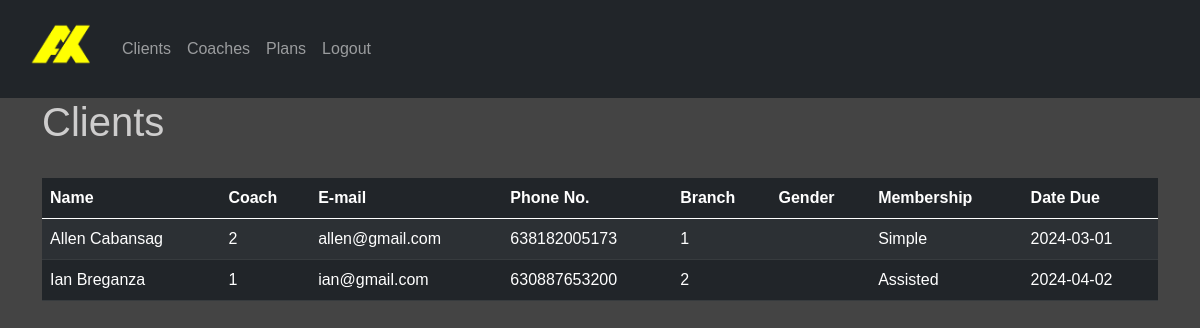
The app's page /admin/client.php (signed in) with its own data.
### tables this page shows
Create Table `customer` (
	Customer_ID int(11) NOT NULL PRIMARY KEY auto_increment,
    Coach_ID int(11),
    Branch_ID int(11) NOT NULL,
    Customer_name varchar(100) NOT NULL,
    Customer_email varchar(100) NOT NULL,
    Customer_no varchar(100) NOT NULL,
	Customer_gender varchar(20) NOT NULL,
    Customer_plan varchar(100) NOT NULL,
	Date_due DATE NOT NULL,
    password varchar(100) NOT NULL
);

### admin/client.php (the view, shortened to what this page needs)
<?php
include('partials/menu.php');
 ?>
<div class="container">
    <h1 class="white-text">Clients</h1>
    <br>
    <table class="table table-striped table-dark">
    <thead>
        <tr>
        <th scope="col">Name</th>
        <th scope="col">Coach</th>
        <th scope="col">E-mail</th>
        <th scope="col">Phone No.</th>
        <th scope="col">Branch</th>
        <th scope="col">Gender</th>
        <th scope="col">Membership</th>
        <th scope="col">Date Due</th>
        </tr>
    </thead>
    <tbody>
        <?php
            $sql = "SELECT * FROM customer";
            $res = mysqli_query($conn, $sql);
            if($res==TRUE)
            {
                $count = mysqli_num_rows($res);
                if($count>0)
                {
                    while($rows=mysqli_fetch_assoc($res))
                    {
                        $coach=$rows['Coach_ID'];
                        $name=$rows['Customer_name'];
                        $branch=$rows['Branch_ID'];
                        $email=$rows['Customer_email'];
                        $number=$rows['Customer_no'];
                        $gender=$rows['Customer_gender'];
                        $plan=$rows['Customer_plan'];
                        $due=$rows['Date_due'];
                        ?>
                        <tr>
                            <td><?php echo $name; ?></td>
                            <td><?php echo $coach?></td>
                            <td><?php echo $email; ?></td>
                            <td><?php echo $number; ?></td>
                            <td><?php echo $branch; ?></td>
                            <td><?php echo $gender; ?></td>
                            <td><?php echo $plan; ?></td>
                            <td><?php echo $due; ?></td>
                        </tr>
                        <?php
                    }
                }
                else
                {
                }
            }
        ?>
    </tbody>
    </table>
</div>
<?php
include('partials/footer.php');
 ?>

### admin/partials/menu.php (shortened to what this page needs)
<!DOCTYPE html>
<html lang="en">
<head>
    <link rel="stylesheet" href="../css/bootstrap.min.css" />
    <link rel="stylesheet" href="../css/admin.css" />
</head>
<body>
<nav class="navbar navbar-expand-lg navbar-dark bg-dark p-3">
  <div class="container-fluid">
      <a class="navbar-brand navigating" href="home.php"><img src="../img/AX_yellow.png" width="70px" height="auto"></a>
      <div class="collapse navbar-collapse justify-content-left" id="navbarNav">
      <ul class="navbar-nav">
          <li class="nav-item ">
          <a class="nav-link" aria-current="page" href="client.php">Clients</a>
          </li>
          <li class="nav-item ">
          <a class="nav-link " aria-current="page" href="coach.php">Coaches</a>
          </li>
          <li class="nav-item ">
          <a class="nav-link " aria-current="page" href="plan.php">Plans</a>
          </li>
          <li class="nav-item me-5 ">
          <a class="nav-link " aria-current="page" href="logout.php">Logout</a>
          </li>
      </ul>
      </div>
  </div>
</nav>

### admin/partials/footer.php (shortened to what this page needs)
</body>
</html>

### css/admin.css (style rules this page uses)
html,body { height: 100%; font-family: 'Hind', sans-serif; font-family: 'PT Sans', sans-serif; font-family: 'Work Sans', sans-serif; background: #444444; }
.white-text { color: #e5e4e4da; }

### records on screen
customer: Customer_name "Allen Cabansag", Coach_ID "2", Customer_email "allen@gmail.com", Customer_no "638182005173", Branch_ID "1", Customer_plan "Simple", Date_due "2024-03-01"
customer: Customer_name "Ian Breganza", Coach_ID "1", Customer_email "ian@gmail.com", Customer_no "630887653200", Branch_ID "2", Customer_plan "Assisted", Date_due "2024-04-02"
